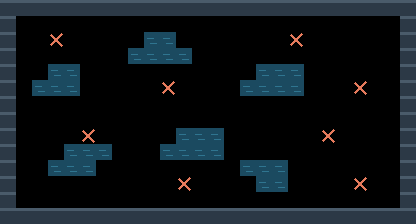

This is a level from a 2D game, rendered from its Tiled map with the project's own tilesets. A one-line summary and the complete map file follow:
An orthogonal 26x14 tile map with 16x16 px tiles, 2 tile layers (terreno, marcadores).

<map version="1.10" tiledversion="1.11.0" orientation="orthogonal" renderorder="right-down" width="26" height="14" tilewidth="16" tileheight="16" infinite="0" nextlayerid="3" nextobjectid="1">
 <properties>
  <property name="tipo" value="combate" />
  <property name="nombre" value="manglar" />
 </properties>
 <tileset firstgid="1" source="muelle.tsx" />
 <layer id="1" name="terreno" width="26" height="14">
  <data encoding="csv">
1,1,1,1,1,1,1,1,1,1,1,1,1,1,1,1,1,1,1,1,1,1,1,1,1,1,
1,0,0,0,0,0,0,0,0,0,0,0,0,0,0,0,0,0,0,0,0,0,0,0,0,1,
1,0,0,0,0,0,0,0,0,2,2,0,0,0,0,0,0,0,0,0,0,0,0,0,0,1,
1,0,0,0,0,0,0,0,2,2,2,2,0,0,0,0,0,0,0,0,0,0,0,0,0,1,
1,0,0,2,2,0,0,0,0,0,0,0,0,0,0,0,2,2,2,0,0,0,0,0,0,1,
1,0,2,2,2,0,0,0,0,0,0,0,0,0,0,2,2,2,2,0,0,0,0,0,0,1,
1,0,0,0,0,0,0,0,0,0,0,0,0,0,0,0,0,0,0,0,0,0,0,0,0,1,
1,0,0,0,0,0,0,0,0,0,0,0,0,0,0,0,0,0,0,0,0,0,0,0,0,1,
1,0,0,0,0,0,0,0,0,0,0,2,2,2,0,0,0,0,0,0,0,0,0,0,0,1,
1,0,0,0,2,2,2,0,0,0,2,2,2,2,0,0,0,0,0,0,0,0,0,0,0,1,
1,0,0,2,2,2,0,0,0,0,0,0,0,0,0,2,2,2,0,0,0,0,0,0,0,1,
1,0,0,0,0,0,0,0,0,0,0,0,0,0,0,0,2,2,0,0,0,0,0,0,0,1,
1,0,0,0,0,0,0,0,0,0,0,0,0,0,0,0,0,0,0,0,0,0,0,0,0,1,
1,1,1,1,1,1,1,1,1,1,1,1,1,1,1,1,1,1,1,1,1,1,1,1,1,1
</data>
 </layer>
 <layer id="2" name="marcadores" width="26" height="14">
  <data encoding="csv">
0,0,0,0,0,0,0,0,0,0,0,0,0,0,0,0,0,0,0,0,0,0,0,0,0,0,
0,0,0,0,0,0,0,0,0,0,0,0,0,0,0,0,0,0,0,0,0,0,0,0,0,0,
0,0,0,3,0,0,0,0,0,0,0,0,0,0,0,0,0,0,3,0,0,0,0,0,0,0,
0,0,0,0,0,0,0,0,0,0,0,0,0,0,0,0,0,0,0,0,0,0,0,0,0,0,
0,0,0,0,0,0,0,0,0,0,0,0,0,0,0,0,0,0,0,0,0,0,0,0,0,0,
0,0,0,0,0,0,0,0,0,0,3,0,0,0,0,0,0,0,0,0,0,0,3,0,0,0,
0,0,0,0,0,0,0,0,0,0,0,0,0,0,0,0,0,0,0,0,0,0,0,0,0,0,
0,0,0,0,0,0,0,0,0,0,0,0,0,0,0,0,0,0,0,0,0,0,0,0,0,0,
0,0,0,0,0,3,0,0,0,0,0,0,0,0,0,0,0,0,0,0,3,0,0,0,0,0,
0,0,0,0,0,0,0,0,0,0,0,0,0,0,0,0,0,0,0,0,0,0,0,0,0,0,
0,0,0,0,0,0,0,0,0,0,0,0,0,0,0,0,0,0,0,0,0,0,0,0,0,0,
0,0,0,0,0,0,0,0,0,0,0,3,0,0,0,0,0,0,0,0,0,0,3,0,0,0,
0,0,0,0,0,0,0,0,0,0,0,0,0,0,0,0,0,0,0,0,0,0,0,0,0,0,
0,0,0,0,0,0,0,0,0,0,0,0,0,0,0,0,0,0,0,0,0,0,0,0,0,0
</data>
 </layer>
</map>
